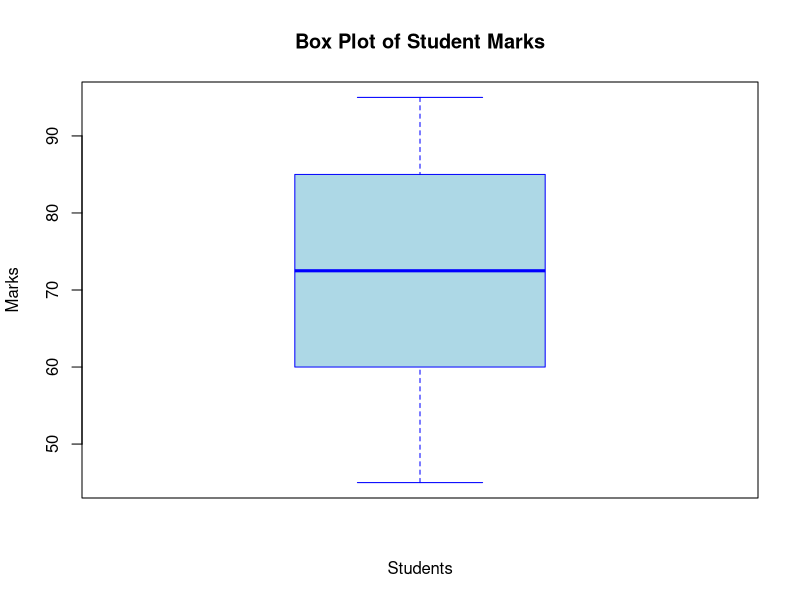

The R source for this figure:

marks <- c(45, 55, 60, 65, 70, 75, 80, 85, 90, 95)


boxplot(marks,
        main = "Box Plot of Student Marks",
        xlab = "Students",
        ylab = "Marks",
        col = "lightblue",
        border = "blue")
